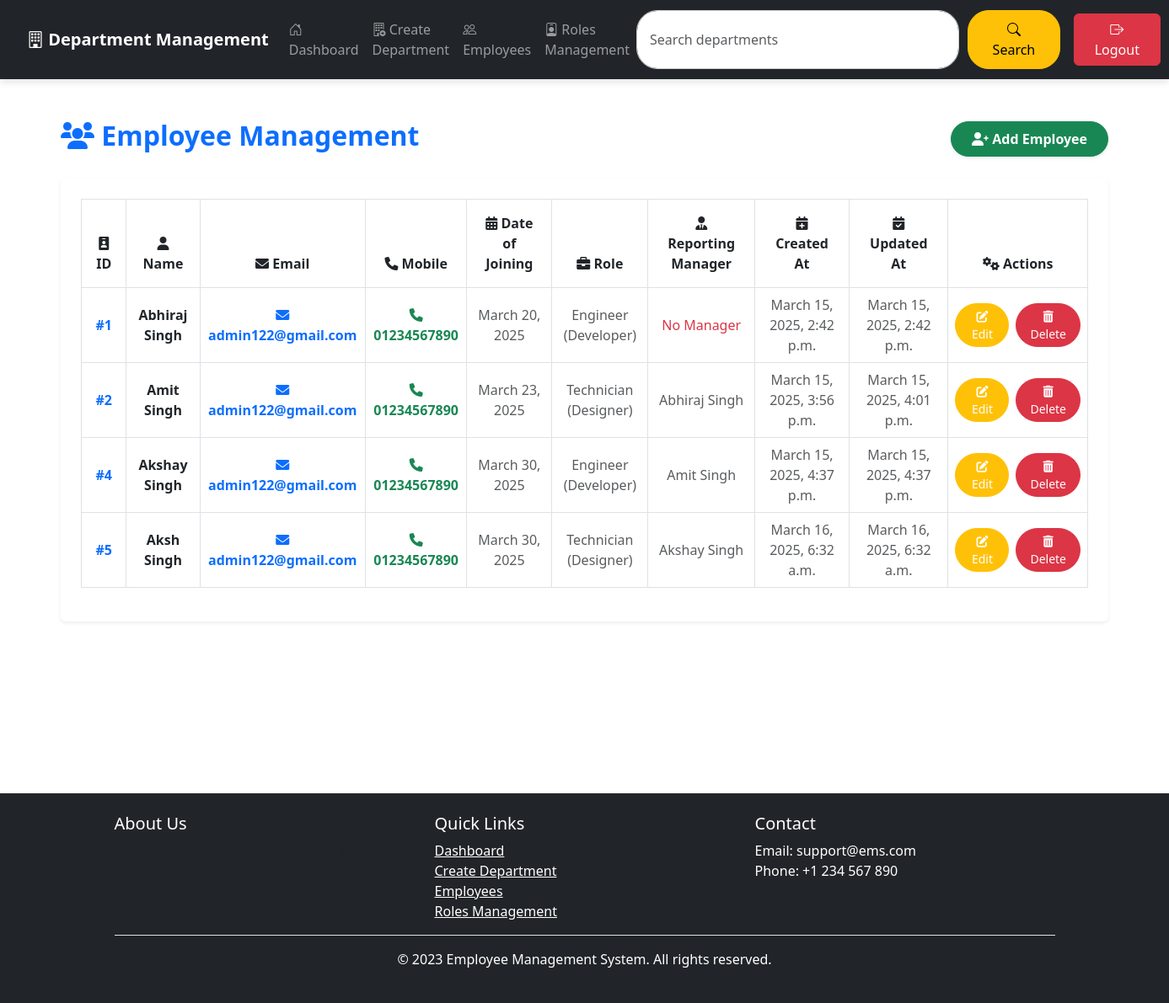
Screenshot of /employees/ (signed in) with the database file from the repository.
### app/models.py (models this page shows, shortened)
class Employee(models.Model):
    employee_id = models.AutoField(primary_key=True)
    status = models.BooleanField(default=True)  # Indicates if the employee is active
    first_name = models.CharField(max_length=100)
    username = models.CharField(max_length=100, null=True)
    password = models.CharField(max_length=100, null=True)
    last_name = models.CharField(max_length=100)
    email = models.CharField(max_length=100, null=True)
    mobile = models.CharField(max_length=100)
    department = models.ForeignKey(Department, on_delete=models.SET_NULL, null=True)
    role_id = models.ForeignKey(Role, on_delete=models.SET_NULL, null=True, related_name='role_employees')
    reporting_manager_id = models.ForeignKey('self', on_delete=models.SET_NULL, null=True, blank=True, related_name='reporting_employees')
    position = models.ForeignKey(Role, on_delete=models.SET_NULL, null=True, blank=True)
    date_of_joining = models.DateField(null=True, blank=True)
    created_at = models.DateTimeField(auto_now_add=True)
    updated_at = models.DateTimeField(auto_now=True)
    @property
    def full_name(self):
        return f"{self.first_name} {self.last_name}"
    class Meta:
        db_table = 'employee'
        verbose_name = 'Employee'
        verbose_name_plural = 'Employees'

class Role(models.Model):
    role_id = models.AutoField(primary_key=True)
    role_name = models.CharField(max_length=100)
    description = models.CharField(max_length=200)
    created_at = models.DateTimeField(auto_now_add=True)
    updated_at = models.DateTimeField(auto_now=True)
    status = models.BooleanField(default=True)
    class Meta:
        db_table = 'roles'
        verbose_name = 'Role'
        verbose_name_plural = 'Roles'

### app/views.py (the view)
# urls.py: path('employees/', views.employee_dashboard, name='employee_dashboard'),
@login_required
@user_passes_test(is_admin)
def employee_dashboard(request):
    employees = Employee.objects.all()
    return render(request, 'employees/dashboard.html', {'employees': employees})

### app/views.py (called while the page is built)
def is_admin(user):
    return user.is_superuser

### app/templates/employees/dashboard.html
{% extends 'base.html' %}
{% block content %}
<div class="container-fluid mt-4 px-5">
    <link rel="stylesheet" href="https://cdnjs.cloudflare.com/ajax/libs/font-awesome/6.0.0/css/all.min.css">
    <div class="d-flex justify-content-between align-items-center mb-4">
        <h2 class="text-primary fw-bold">
            <i class="fas fa-users"></i> Employee Management
        </h2>
        <a href="{% url 'create_employee' %}" class="btn btn-success fw-semibold shadow-sm px-4 py-2 rounded-pill">
            <i class="fas fa-user-plus"></i> Add Employee
        </a>
    </div>
    <div class="table-responsive rounded shadow-sm bg-white p-4 w-100">
        <table class="table table-hover align-middle text-center table-bordered">
            <thead class="bg-primary text-white">
                <tr>
                    <th class="p-3"><i class="fas fa-id-badge"></i> ID</th>
                    <th class="p-3"><i class="fas fa-user"></i> Name</th>
                    <th class="p-3"><i class="fas fa-envelope"></i> Email</th>
                    <th class="p-3"><i class="fas fa-phone"></i> Mobile</th>
                    <th class="p-3"><i class="fas fa-calendar-alt"></i> Date of Joining</th>
                    <th class="p-3"><i class="fas fa-briefcase"></i> Role</th>
                    <th class="p-3"><i class="fas fa-user-tie"></i> Reporting Manager</th>
                    <th class="p-3"><i class="fas fa-calendar-plus"></i> Created At</th>
                    <th class="p-3"><i class="fas fa-calendar-check"></i> Updated At</th>
                    <th class="p-3"><i class="fas fa-cogs"></i> Actions</th>
                </tr>
            </thead>
            <tbody>
                {% for employee in employees %}
                <tr class="bg-light">
                    <td class="fw-bold text-primary">#{{ employee.employee_id }}</td>
                    <td class="fw-semibold text-dark">{{ employee.first_name }} {{ employee.last_name }}</td>
                    <td>
                        <a href="mailto:{{ employee.email }}" class="text-decoration-none text-primary fw-bold">
                            <i class="fas fa-envelope text-primary"></i> {{ employee.email }}
                        </a>
                    </td>
                    <td>
                        <a href="tel:{{ employee.mobile }}" class="text-decoration-none text-success fw-bold">
                            <i class="fas fa-phone text-success"></i> {{ employee.mobile }}
                        </a>
                    </td>
                    <td class="text-muted">{{ employee.date_of_joining }}</td>
                    <td class="text-muted">
                        {% if employee.role_id %}
                            {{ employee.role_id.role_name }}
                        {% else %}
                            <span class="text-danger">No Role</span>
                        {% endif %}
                    </td>
                    <td class="text-muted">
                        {% if employee.reporting_manager_id %}
                            {{ employee.reporting_manager_id.full_name }}
                        {% else %}
                            <span class="text-danger">No Manager</span>
                        {% endif %}
                    </td>
                    <td class="text-muted">{{ employee.created_at }}</td>
                    <td class="text-muted">{{ employee.updated_at }}</td>
                    <td>
                        <div class="d-flex justify-content-center gap-2">
                            <a href="{% url 'update_employee' employee.employee_id %}" class="btn btn-warning text-white btn-sm rounded-pill px-3">
                                <i class="fas fa-edit"></i> Edit
                            </a>
                            <a href="{% url 'delete_employee' employee.employee_id %}" class="btn btn-danger text-white btn-sm rounded-pill px-3">
                                <i class="fas fa-trash-alt"></i> Delete
                            </a>
                        </div>
                    </td>
                </tr>
                {% empty %}
                <tr>
                    <td colspan="10" class="text-center text-muted p-4 bg-light rounded">
                        <i class="fas fa-exclamation-circle"></i> No employees found.
                    </td>
                </tr>
                {% endfor %}
            </tbody>
        </table>
    </div>
</div>
{% endblock %}

### rows the page displays
Employee: employee_id "1", first_name "Abhiraj", last_name "Singh", email "admin122@gmail.com", mobile "01234567890", date_of_joining "March 20, 2025", role_id.role_name "Engineer (Developer)", shows "No Manager", created_at "March 15, 2025, 2:42 p.m.", updated_at "March 15, 2025, 2:42 p.m."
Employee: employee_id "2", first_name "Amit", last_name "Singh", email "admin122@gmail.com", mobile "01234567890", date_of_joining "March 23, 2025", role_id.role_name "Technician (Designer)", reporting_manager_id.full_name "Abhiraj Singh", created_at "March 15, 2025, 3:56 p.m.", updated_at "March 15, 2025, 4:01 p.m."
Employee: employee_id "4", first_name "Akshay", last_name "Singh", email "admin122@gmail.com", mobile "01234567890", date_of_joining "March 30, 2025", role_id.role_name "Engineer (Developer)", reporting_manager_id.full_name "Amit Singh", created_at "March 15, 2025, 4:37 p.m.", updated_at "March 15, 2025, 4:37 p.m."
Employee: employee_id "5", first_name "Aksh", last_name "Singh", email "admin122@gmail.com", mobile "01234567890", date_of_joining "March 30, 2025", role_id.role_name "Technician (Designer)", reporting_manager_id.full_name "Akshay Singh", created_at "March 16, 2025, 6:32 a.m.", updated_at "March 16, 2025, 6:32 a.m."
